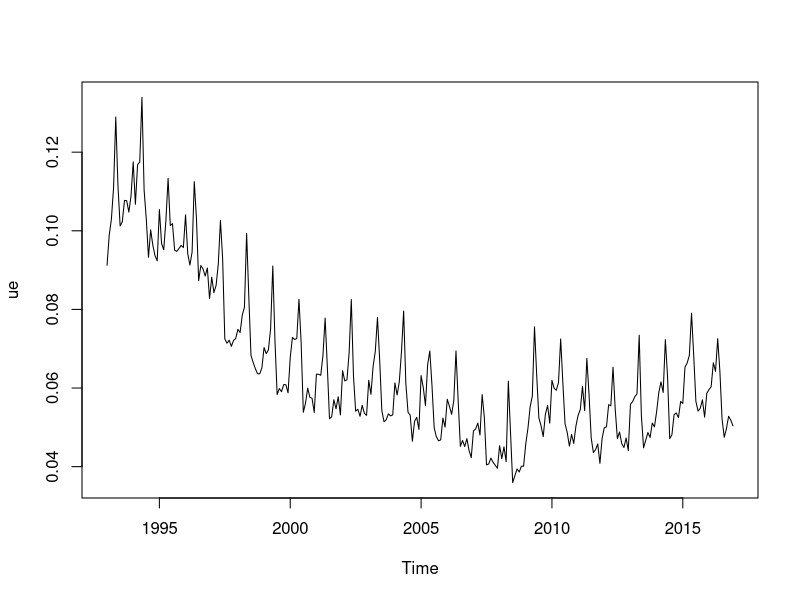
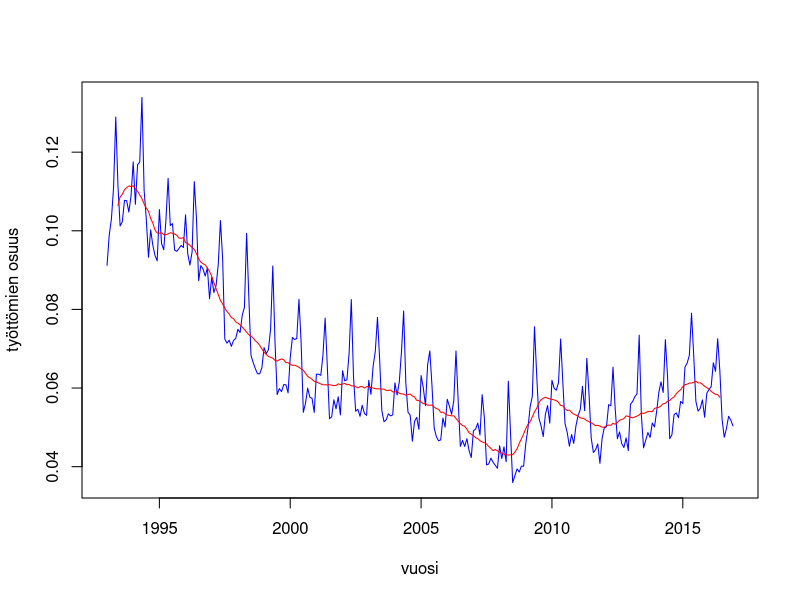
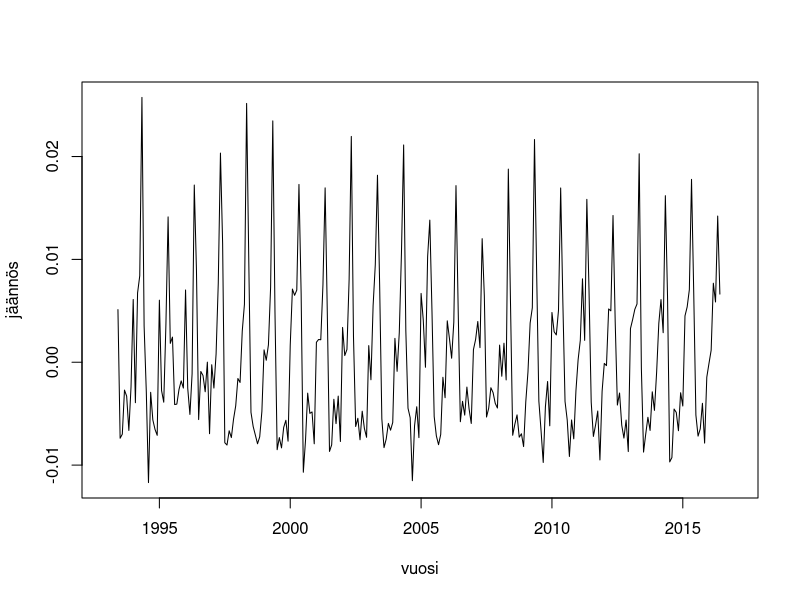
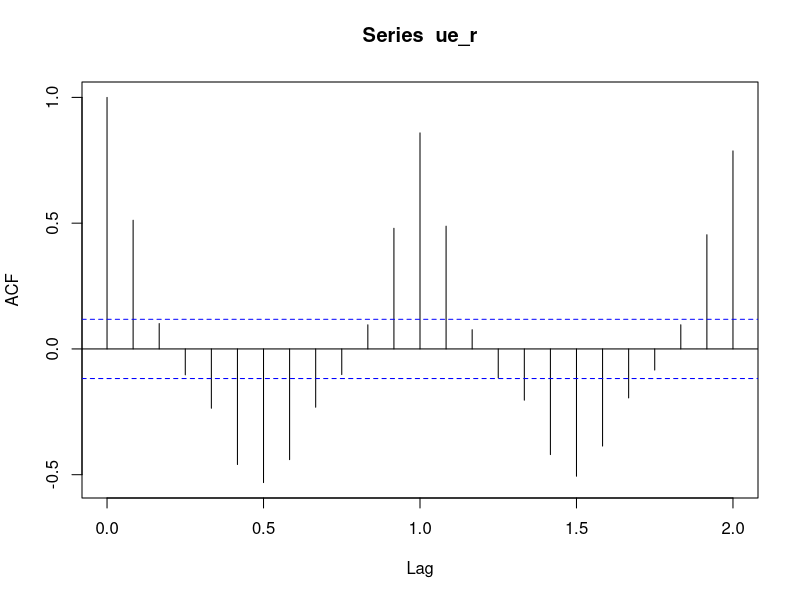
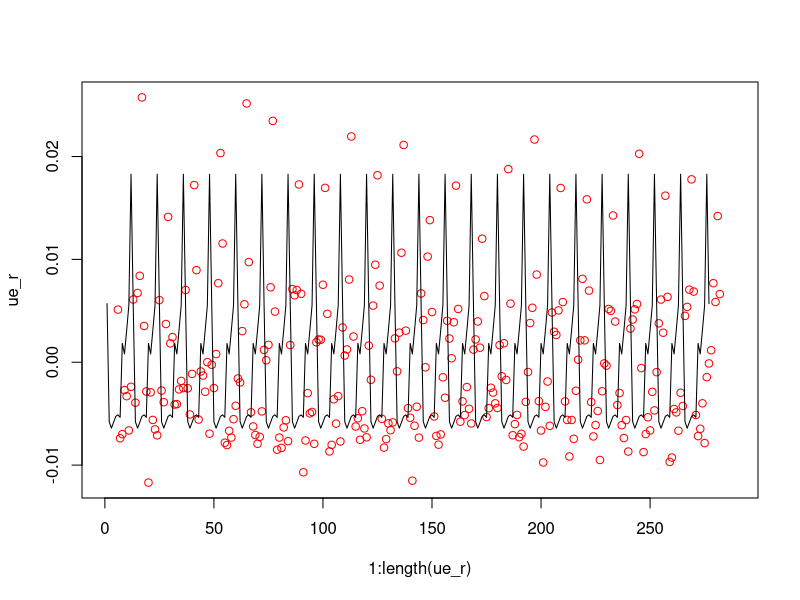
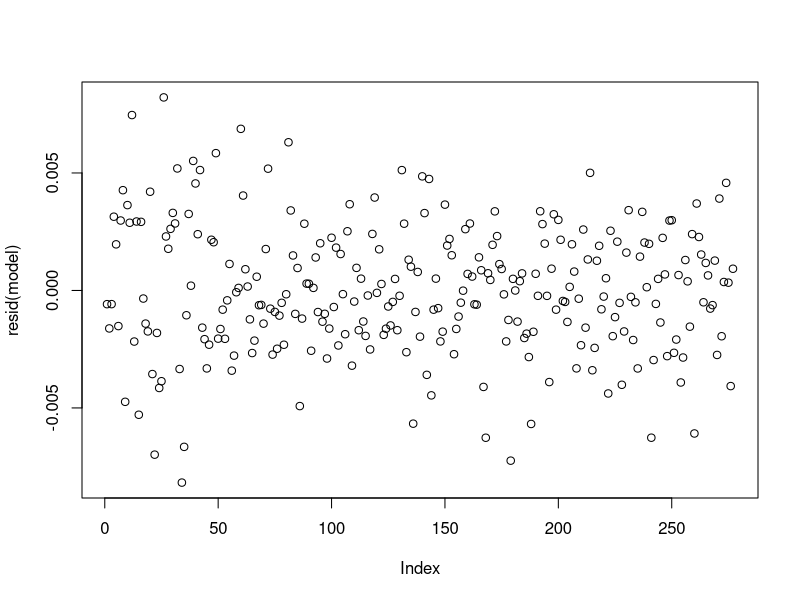
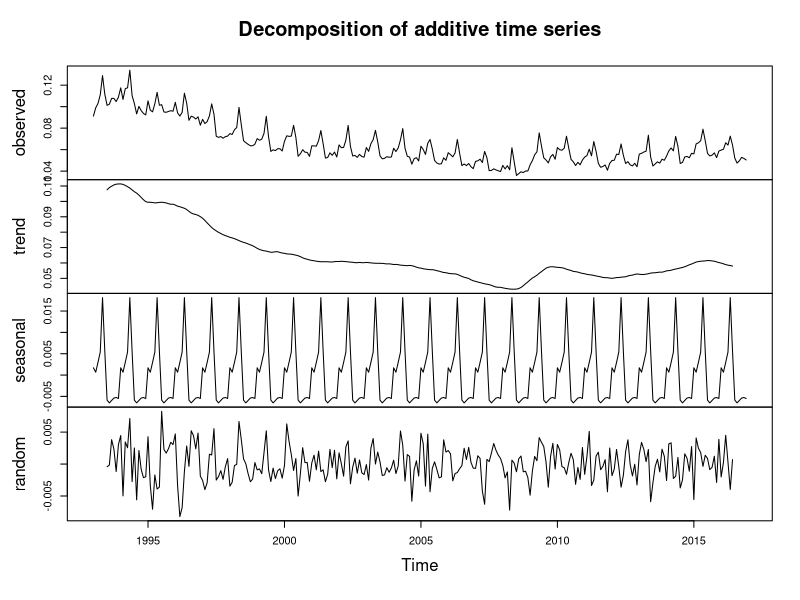
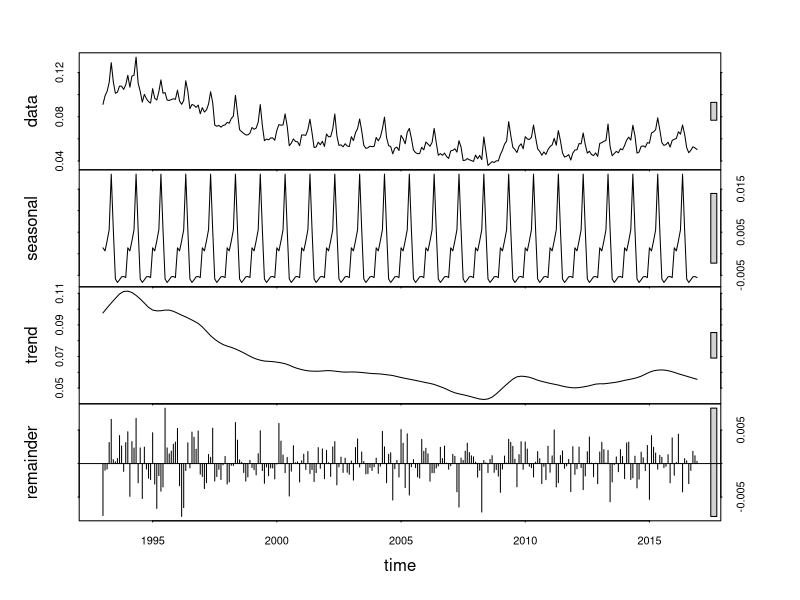

Recreate these plots in R, in order.
#T1

data <- read.csv2("empl.csv", header=T)

osuus <- data$unempl/data$population

#a

ue <- ts(osuus, start=1993, frequency=12)
plot(ue)
#b

ma_smooth <- function(x, window_size) {
  win <- rep(1/window_size, window_size) # painot
  stats::filter(x, win, sides=2)
}

ue_smooth <- ma_smooth(ue, 12)
ts.plot(ue, ue_smooth, gpars=list(xlab="vuosi", ylab="työttömien osuus", 
                                  col=c("blue","red")))

#c

ue_r <- ue - ue_smooth
ts.plot(ue_r, gpars=list(xlab="vuosi", ylab="jäännös"))

acf(ue_r, na.action=na.omit)

#Tätä voisi tulkita niin, että jäännökset eivät todennäköisesti 
#ole vain valkoista kohinaa. Peräkkäisten jäännösten käyttäytymisessä
#eri viiveillä on havaittavissa säännönmukaisuutta.

#===============================================================================

#T2

#a

m <- month.abb[cycle(ue)]

model <- lm(ue_r ~ m)
model

#b

plot(1:length(ue_r), ue_r, type="p", col="red")
lines(1:length(fitted(model)), fitted(model), type="l")

plot(resid(model))

#Residuaalit jakautuvat melko tasaisesti nollan ympärille. 
#Alhaisilla indekseillä on toisaalta havaittavissa hieman suurempia residuaaleja
#kuin muualla.

#c

ue.d <- decompose(ue)
plot(ue.d)

#Kausittainen vaihtelu näyttää hyvin samalta kuin sovitetun mallin antamat
#ennusteet

#d

ue.stl <- stl(ue, "per")
plot(ue.stl)

#Pohdinnat vielä

#T5

n <- 1000

w = rnorm(n, 0, 1)

x = ma_smooth(w, 3)

acf(x, na.action = na.omit)

#Näyttää pitävän paikkansa

